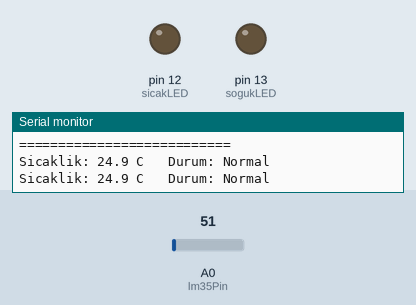
Recording of a sketch running on a simulated Arduino Uno, built with avr-gcc and run on an emulated ATmega328P. Parts: output pins drawn as LEDs (lit = HIGH), the last lines printed to the serial monitor. The test bench sets the inputs (shaded band); at power-on: A0 (lm35Pin) = 51.

Above: at 1.8 s.
1.9 s: A0 (lm35Pin) set to 61
At 3.1 s:
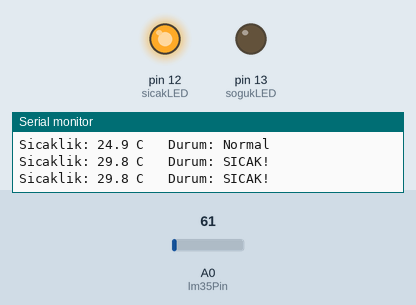
3.5 s: A0 (lm35Pin) set to 30
At 4.7 s:
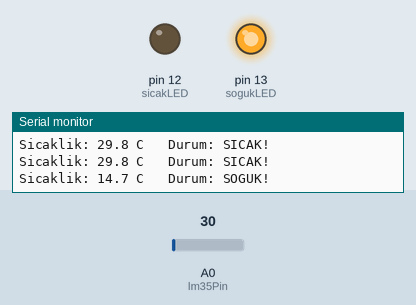
5.5 s: A0 (lm35Pin) set to 71
At 7.2 s:
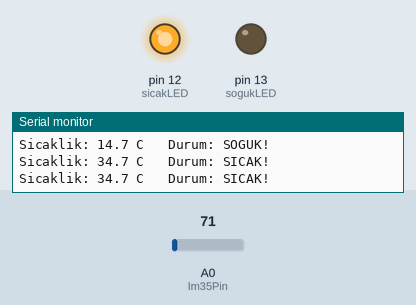
7.5 s: A0 (lm35Pin) set to 15
At 9.0 s:
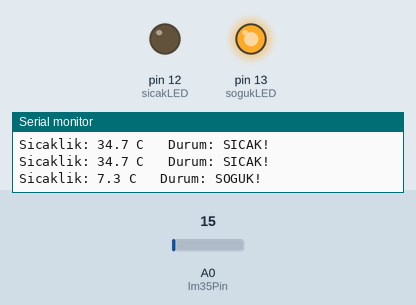
Timing chart, 0 to 10.5 s (numbered marks = the images above; inputs shaded):
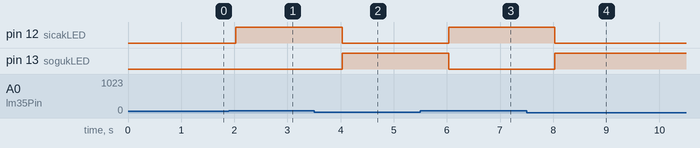

The sketch:

lm35_uyari.ino
```cpp
/*
 * LM35 ile Sıcaklık Ölçümü ve LED Uyarı
 *
 * Devre Bağlantısı:
 * LM35 VCC -> 5V
 * LM35 VOUT -> A0
 * LM35 GND -> GND
 * Pin 12 -> 220Ω -> LED Kırmızı -> GND
 * Pin 13 -> 220Ω -> LED Mavi -> GND
 */

const int lm35Pin = A0;
const int sicakLED = 12;
const int sogukLED = 13;

const float sicakEsik = 28.0;  // Sıcak uyarı eşiği
const float sogukEsik = 20.0;  // Soğuk uyarı eşiği

void setup() {
  Serial.begin(9600);
  pinMode(sicakLED, OUTPUT);
  pinMode(sogukLED, OUTPUT);
  Serial.println("LM35 Sicaklik Uyari Sistemi");
  Serial.println("===========================");
}

void loop() {
  // Sıcaklığı oku
  int adcDeger = analogRead(lm35Pin);
  float gerilim = adcDeger * (5.0 / 1023.0);
  float sicaklik = gerilim * 100.0;

  // Seri monitöre yazdır
  Serial.print("Sicaklik: ");
  Serial.print(sicaklik, 1);
  Serial.print(" C\t Durum: ");

  // LED kontrolü
  if (sicaklik > sicakEsik) {
    digitalWrite(sicakLED, HIGH);
    digitalWrite(sogukLED, LOW);
    Serial.println("SICAK!");
  } else if (sicaklik < sogukEsik) {
    digitalWrite(sicakLED, LOW);
    digitalWrite(sogukLED, HIGH);
    Serial.println("SOGUK!");
  } else {
    digitalWrite(sicakLED, LOW);
    digitalWrite(sogukLED, LOW);
    Serial.println("Normal");
  }

  delay(1000);
}
```

Measured:
- the behaviour switches between 57 and 58 on A0 (lm35Pin) (found by bisection; images 0 and 1)
- after the input at 1.9 s, pin 12 (sicakLED): LOW → HIGH after 0.13 s
- after the input at 3.5 s, pin 12 (sicakLED): HIGH → LOW after 0.53 s; pin 13 (sogukLED): LOW → HIGH after 0.53 s
- after the input at 5.5 s, pin 12 (sicakLED): LOW → HIGH after 0.53 s; pin 13 (sogukLED): HIGH → LOW after 0.53 s
- after the input at 7.5 s, pin 12 (sicakLED): HIGH → LOW after 0.53 s; pin 13 (sogukLED): LOW → HIGH after 0.53 s
